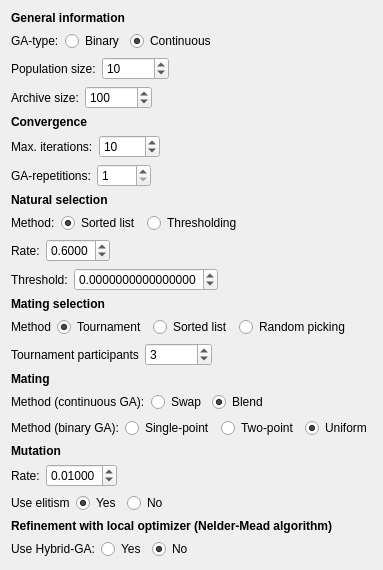
                    <widget class="QWidget" name="scrollAreaWidgetContents_3">
                     <property name="geometry">
                      <rect>
                       <x>0</x>
                       <y>0</y>
                       <width>316</width>
                       <height>522</height>
                      </rect>
                     </property>
                     <layout class="QVBoxLayout" name="verticalLayout_26">
                      <item>
                       <layout class="QVBoxLayout" name="verticalLayout_24">
                        <item>
                         <widget class="QLabel" name="label_38">
                          <property name="font">
                           <font>
                            <weight>75</weight>
                            <bold>true</bold>
                           </font>
                          </property>
                          <property name="text">
                           <string>General information</string>
                          </property>
                         </widget>
                        </item>
                        <item>
                         <layout class="QHBoxLayout" name="horizontalLayout_27">
                          <item>
                           <widget class="QLabel" name="label_39">
                            <property name="text">
                             <string>GA-type:</string>
                            </property>
                           </widget>
                          </item>
                          <item>
                           <widget class="QRadioButton" name="rb_id034">
                            <property name="text">
                             <string>Binary</string>
                            </property>
                            <attribute name="buttonGroup">
                             <string notr="true">buttonGroup_13</string>
                            </attribute>
                           </widget>
                          </item>
                          <item>
                           <widget class="QRadioButton" name="rb_id035">
                            <property name="text">
                             <string>Continuous</string>
                            </property>
                            <property name="checked">
                             <bool>true</bool>
                            </property>
                            <attribute name="buttonGroup">
                             <string notr="true">buttonGroup_13</string>
                            </attribute>
                           </widget>
                          </item>
                          <item>
                           <spacer name="horizontalSpacer_17">
                            <property name="orientation">
                             <enum>Qt::Horizontal</enum>
                            </property>
                            <property name="sizeHint" stdset="0">
                             <size>
                              <width>40</width>
                              <height>20</height>
                             </size>
                            </property>
                           </spacer>
                          </item>
                         </layout>
                        </item>
                        <item>
                         <layout class="QHBoxLayout" name="horizontalLayout_33">
                          <item>
                           <widget class="QLabel" name="label_47">
                            <property name="text">
                             <string>Population size:</string>
                            </property>
                           </widget>
                          </item>
                          <item>
                           <widget class="QSpinBox" name="sb_id009">
                            <property name="minimum">
                             <number>2</number>
                            </property>
                            <property name="maximum">
                             <number>999999999</number>
                            </property>
                            <property name="value">
                             <number>10</number>
                            </property>
                           </widget>
                          </item>
                          <item>
                           <spacer name="horizontalSpacer_23">
                            <property name="orientation">
                             <enum>Qt::Horizontal</enum>
                            </property>
                            <property name="sizeHint" stdset="0">
                             <size>
                              <width>40</width>
                              <height>20</height>
                             </size>
                            </property>
                           </spacer>
                          </item>
                         </layout>
                        </item>
                        <item>
                         <layout class="QHBoxLayout" name="horizontalLayout_110">
                          <item>
                           <widget class="QLabel" name="label_219">
                            <property name="text">
                             <string>Archive size:</string>
                            </property>
                           </widget>
                          </item>
                          <item>
                           <widget class="QSpinBox" name="sb_id017">
                            <property name="minimum">
                             <number>2</number>
                            </property>
                            <property name="maximum">
                             <number>999999999</number>
                            </property>
                            <property name="value">
                             <number>100</number>
                            </property>
                           </widget>
                          </item>
                          <item>
                           <spacer name="horizontalSpacer_72">
                            <property name="orientation">
                             <enum>Qt::Horizontal</enum>
                            </property>
                            <property name="sizeHint" stdset="0">
                             <size>
                              <width>40</width>
                              <height>20</height>
                             </size>
                            </property>
                           </spacer>
                          </item>
                         </layout>
                        </item>
                        <item>
                         <widget class="QLabel" name="label_40">
                          <property name="font">
                           <font>
                            <weight>75</weight>
                            <bold>true</bold>
                           </font>
                          </property>
                          <property name="text">
                           <string>Convergence</string>
                          </property>
                         </widget>
                        </item>
                        <item>
                         <layout class="QHBoxLayout" name="horizontalLayout_29">
                          <item>
                           <widget class="QLabel" name="label_42">
                            <property name="text">
                             <string>Max. iterations:</string>
                            </property>
                           </widget>
                          </item>
                          <item>
                           <widget class="QSpinBox" name="sb_id010">
                            <property name="minimum">
                             <number>2</number>
                            </property>
                            <property name="maximum">
                             <number>99999</number>
                            </property>
                            <property name="value">
                             <number>10</number>
                            </property>
                           </widget>
                          </item>
                          <item>
                           <spacer name="horizontalSpacer_19">
                            <property name="orientation">
                             <enum>Qt::Horizontal</enum>
                            </property>
                            <property name="sizeHint" stdset="0">
                             <size>
                              <width>40</width>
                              <height>20</height>
                             </size>
                            </property>
                           </spacer>
                          </item>
                         </layout>
                        </item>
                        <item>
                         <layout class="QHBoxLayout" name="horizontalLayout_30">
                          <item>
                           <widget class="QLabel" name="label_43">
                            <property name="text">
                             <string>GA-repetitions:</string>
                            </property>
                           </widget>
                          </item>
                          <item>
                           <widget class="QSpinBox" name="sb_id011">
                            <property name="minimum">
                             <number>1</number>
                            </property>
                            <property name="maximum">
                             <number>9999</number>
                            </property>
                           </widget>
                          </item>
                          <item>
                           <spacer name="horizontalSpacer_20">
                            <property name="orientation">
                             <enum>Qt::Horizontal</enum>
                            </property>
                            <property name="sizeHint" stdset="0">
                             <size>
                              <width>40</width>
                              <height>20</height>
                             </size>
                            </property>
                           </spacer>
                          </item>
                         </layout>
                        </item>
                        <item>
                         <widget class="QLabel" name="label_44">
                          <property name="font">
                           <font>
                            <weight>75</weight>
                            <bold>true</bold>
                           </font>
                          </property>
                          <property name="text">
                           <string>Natural selection</string>
                          </property>
                         </widget>
                        </item>
                        <item>
                         <layout class="QHBoxLayout" name="horizontalLayout_31">
                          <item>
                           <widget class="QLabel" name="label_45">
                            <property name="text">
                             <string>Method:</string>
                            </property>
                           </widget>
                          </item>
                          <item>
                           <widget class="QRadioButton" name="rb_id036">
                            <property name="text">
                             <string>Sorted list</string>
                            </property>
                            <property name="checked">
                             <bool>true</bool>
                            </property>
                            <attribute name="buttonGroup">
                             <string notr="true">buttonGroup_14</string>
                            </attribute>
                           </widget>
                          </item>
                          <item>
                           <widget class="QRadioButton" name="rb_id037">
                            <property name="text">
                             <string>Thresholding</string>
                            </property>
                            <attribute name="buttonGroup">
                             <string notr="true">buttonGroup_14</string>
                            </attribute>
                           </widget>
                          </item>
                          <item>
                           <spacer name="horizontalSpacer_21">
                            <property name="orientation">
                             <enum>Qt::Horizontal</enum>
                            </property>
                            <property name="sizeHint" stdset="0">
                             <size>
                              <width>40</width>
                              <height>20</height>
                             </size>
                            </property>
                           </spacer>
                          </item>
                         </layout>
                        </item>
                        <item>
                         <layout class="QHBoxLayout" name="horizontalLayout_32">
                          <item>
                           <widget class="QLabel" name="label_46">
                            <property name="text">
                             <string>Rate:</string>
                            </property>
                           </widget>
                          </item>
                          <item>
                           <widget class="QDoubleSpinBox" name="dsb_id009">
                            <property name="decimals">
                             <number>4</number>
                            </property>
                            <property name="maximum">
                             <double>1.000000000000000</double>
                            </property>
                            <property name="singleStep">
                             <double>0.100000000000000</double>
                            </property>
                            <property name="value">
                             <double>0.600000000000000</double>
                            </property>
                           </widget>
                          </item>
                          <item>
                           <spacer name="horizontalSpacer_22">
                            <property name="orientation">
                             <enum>Qt::Horizontal</enum>
                            </property>
                            <property name="sizeHint" stdset="0">
                             <size>
                              <width>40</width>
                              <height>20</height>
                             </size>
                            </property>
                           </spacer>
                          </item>
                         </layout>
                        </item>
                        <item>
                         <layout class="QHBoxLayout" name="horizontalLayout_28">
                          <item>
                           <widget class="QLabel" name="label_41">
                            <property name="text">
                             <string>Threshold:</string>
                            </property>
                           </widget>
                          </item>
                          <item>
                           <widget class="QDoubleSpinBox" name="dsb_id010">
                            <property name="decimals">
                             <number>16</number>
                            </property>
                            <property name="minimum">
                             <double>-9999999999999999583119736832.000000000000000</double>
                            </property>
                            <property name="maximum">
                             <double>9999999999999999583119736832.000000000000000</double>
                            </property>
                           </widget>
                          </item>
                          <item>
                           <spacer name="horizontalSpacer_18">
                            <property name="orientation">
                             <enum>Qt::Horizontal</enum>
                            </property>
                            <property name="sizeHint" stdset="0">
                             <size>
                              <width>40</width>
                              <height>20</height>
                             </size>
                            </property>
                           </spacer>
                          </item>
                         </layout>
                        </item>
                        <item>
                         <widget class="QLabel" name="label_52">
                          <property name="font">
                           <font>
                            <weight>75</weight>
                            <bold>true</bold>
                           </font>
                          </property>
                          <property name="text">
                           <string>Mating selection</string>
                          </property>
                         </widget>
                        </item>
                        <item>
                         <layout class="QHBoxLayout" name="horizontalLayout_37">
                          <item>
                           <widget class="QLabel" name="label_53">
                            <property name="text">
                             <string>Method</string>
                            </property>
                           </widget>
                          </item>
                          <item>
                           <widget class="QRadioButton" name="rb_id038">
                            <property name="text">
                             <string>Tournament</string>
                            </property>
                            <property name="checked">
                             <bool>true</bool>
                            </property>
                            <attribute name="buttonGroup">
                             <string notr="true">buttonGroup_17</string>
                            </attribute>
                           </widget>
                          </item>
                          <item>
                           <widget class="QRadioButton" name="rb_id039">
                            <property name="text">
                             <string>Sorted list</string>
                            </property>
                            <attribute name="buttonGroup">
                             <string notr="true">buttonGroup_17</string>
                            </attribute>
                           </widget>
                          </item>
                          <item>
                           <widget class="QRadioButton" name="rb_id040">
                            <property name="text">
                             <string>Random picking</string>
                            </property>
                            <attribute name="buttonGroup">
                             <string notr="true">buttonGroup_17</string>
                            </attribute>
                           </widget>
                          </item>
                          <item>
                           <spacer name="horizontalSpacer_27">
                            <property name="orientation">
                             <enum>Qt::Horizontal</enum>
                            </property>
                            <property name="sizeHint" stdset="0">
                             <size>
                              <width>40</width>
                              <height>20</height>
                             </size>
                            </property>
                           </spacer>
                          </item>
                         </layout>
                        </item>
                        <item>
                         <layout class="QHBoxLayout" name="horizontalLayout_36">
                          <item>
                           <widget class="QLabel" name="label_51">
                            <property name="text">
                             <string>Tournament participants</string>
                            </property>
                           </widget>
                          </item>
                          <item>
                           <widget class="QSpinBox" name="sb_id012">
                            <property name="minimum">
                             <number>2</number>
                            </property>
                            <property name="maximum">
                             <number>9999999</number>
                            </property>
                            <property name="value">
                             <number>3</number>
                            </property>
                           </widget>
                          </item>
                          <item>
                           <spacer name="horizontalSpacer_26">
                            <property name="orientation">
                             <enum>Qt::Horizontal</enum>
                            </property>
                            <property name="sizeHint" stdset="0">
                             <size>
                              <width>40</width>
                              <height>20</height>
                             </size>
                            </property>
                           </spacer>
                          </item>
                         </layout>
                        </item>
                        <item>
                         <widget class="QLabel" name="label_48">
                          <property name="font">
                           <font>
                            <weight>75</weight>
                            <bold>true</bold>
                           </font>
                          </property>
                          <property name="text">
                           <string>Mating</string>
                          </property>
                         </widget>
                        </item>
                        <item>
                         <layout class="QHBoxLayout" name="horizontalLayout_35">
                          <item>
                           <widget class="QLabel" name="label_50">
                            <property name="text">
                             <string>Method (continuous GA):</string>
                            </property>
                           </widget>
                          </item>
                          <item>
                           <widget class="QRadioButton" name="rb_id041">
                            <property name="text">
                             <string>Swap</string>
                            </property>
                            <attribute name="buttonGroup">
                             <string notr="true">buttonGroup_15</string>
                            </attribute>
                           </widget>
                          </item>
                          <item>
                           <widget class="QRadioButton" name="rb_id042">
                            <property name="text">
                             <string>Blend</string>
                            </property>
                            <property name="checked">
                             <bool>true</bool>
                            </property>
                            <attribute name="buttonGroup">
                             <string notr="true">buttonGroup_15</string>
                            </attribute>
                           </widget>
                          </item>
                          <item>
                           <spacer name="horizontalSpacer_25">
                            <property name="orientation">
                             <enum>Qt::Horizontal</enum>
                            </property>
                            <property name="sizeHint" stdset="0">
                             <size>
                              <width>40</width>
                              <height>20</height>
                             </size>
                            </property>
                           </spacer>
                          </item>
                         </layout>
                        </item>
                        <item>
                         <layout class="QHBoxLayout" name="horizontalLayout_34">
                          <item>
                           <widget class="QLabel" name="label_49">
                            <property name="text">
                             <string>Method (binary GA):</string>
                            </property>
                           </widget>
                          </item>
                          <item>
                           <widget class="QRadioButton" name="rb_id043">
                            <property name="text">
                             <string>Single-point</string>
                            </property>
                            <attribute name="buttonGroup">
                             <string notr="true">buttonGroup_16</string>
                            </attribute>
                           </widget>
                          </item>
                          <item>
                           <widget class="QRadioButton" name="rb_id044">
                            <property name="text">
                             <string>Two-point</string>
                            </property>
                            <attribute name="buttonGroup">
                             <string notr="true">buttonGroup_16</string>
                            </attribute>
                           </widget>
                          </item>
                          <item>
                           <widget class="QRadioButton" name="rb_id045">
                            <property name="text">
                             <string>Uniform</string>
                            </property>
                            <property name="checked">
                             <bool>true</bool>
                            </property>
                            <attribute name="buttonGroup">
                             <string notr="true">buttonGroup_16</string>
                            </attribute>
                           </widget>
                          </item>
                          <item>
                           <spacer name="horizontalSpacer_24">
                            <property name="orientation">
                             <enum>Qt::Horizontal</enum>
                            </property>
                            <property name="sizeHint" stdset="0">
                             <size>
                              <width>40</width>
                              <height>20</height>
                             </size>
                            </property>
                           </spacer>
                          </item>
                         </layout>
                        </item>
                        <item>
                         <widget class="QLabel" name="label_54">
                          <property name="font">
                           <font>
                            <weight>75</weight>
                            <bold>true</bold>
                           </font>
                          </property>
                          <property name="text">
                           <string>Mutation</string>
                          </property>
                         </widget>
                        </item>
                        <item>
                         <layout class="QHBoxLayout" name="horizontalLayout_38">
                          <item>
                           <widget class="QLabel" name="label_55">
                            <property name="text">
                             <string>Rate:</string>
                            </property>
                           </widget>
                          </item>
                          <item>
                           <widget class="QDoubleSpinBox" name="dsb_id011">
                            <property name="decimals">
                             <number>5</number>
                            </property>
                            <property name="maximum">
                             <double>1.000000000000000</double>
                            </property>
                            <property name="singleStep">
                             <double>0.010000000000000</double>
                            </property>
                            <property name="value">
                             <double>0.010000000000000</double>
                            </property>
                           </widget>
                          </item>
                          <item>
                           <spacer name="horizontalSpacer_28">
                            <property name="orientation">
                             <enum>Qt::Horizontal</enum>
                            </property>
                            <property name="sizeHint" stdset="0">
                             <size>
                              <width>40</width>
                              <height>20</height>
                             </size>
                            </property>
                           </spacer>
                          </item>
                         </layout>
                        </item>
                        <item>
                         <layout class="QHBoxLayout" name="horizontalLayout_39">
                          <item>
                           <widget class="QLabel" name="label_56">
                            <property name="text">
                             <string>Use elitism</string>
                            </property>
                           </widget>
                          </item>
                          <item>
                           <widget class="QRadioButton" name="rb_id046">
                            <property name="text">
                             <string>Yes</string>
                            </property>
                            <property name="checked">
                             <bool>true</bool>
                            </property>
                            <attribute name="buttonGroup">
                             <string notr="true">buttonGroup_18</string>
                            </attribute>
                           </widget>
                          </item>
                          <item>
                           <widget class="QRadioButton" name="rb_id047">
                            <property name="text">
                             <string>No</string>
                            </property>
                            <attribute name="buttonGroup">
                             <string notr="true">buttonGroup_18</string>
                            </attribute>
                           </widget>
                          </item>
                          <item>
                           <spacer name="horizontalSpacer_29">
                            <property name="orientation">
                             <enum>Qt::Horizontal</enum>
                            </property>
                            <property name="sizeHint" stdset="0">
                             <size>
                              <width>40</width>
                              <height>20</height>
                             </size>
                            </property>
                           </spacer>
                          </item>
                         </layout>
                        </item>
                        <item>
                         <widget class="QLabel" name="label_57">
                          <property name="font">
                           <font>
                            <weight>75</weight>
                            <bold>true</bold>
                           </font>
                          </property>
                          <property name="text">
                           <string>Refinement with local optimizer (Nelder-Mead algorithm)</string>
                          </property>
                         </widget>
                        </item>
                        <item>
                         <layout class="QHBoxLayout" name="horizontalLayout_40">
                          <item>
                           <widget class="QLabel" name="label_58">
                            <property name="text">
                             <string>Use Hybrid-GA:</string>
                            </property>
                           </widget>
                          </item>
                          <item>
                           <widget class="QRadioButton" name="rb_id048">
                            <property name="text">
                             <string>Yes</string>
                            </property>
                            <attribute name="buttonGroup">
                             <string notr="true">buttonGroup_19</string>
                            </attribute>
                           </widget>
                          </item>
                          <item>
                           <widget class="QRadioButton" name="rb_id049">
                            <property name="text">
                             <string>No</string>
                            </property>
                            <property name="checked">
                             <bool>true</bool>
                            </property>
                            <attribute name="buttonGroup">
                             <string notr="true">buttonGroup_19</string>
                            </attribute>
                           </widget>
                          </item>
                          <item>
                           <spacer name="horizontalSpacer_30">
                            <property name="orientation">
                             <enum>Qt::Horizontal</enum>
                            </property>
                            <property name="sizeHint" stdset="0">
                             <size>
                              <width>40</width>
                              <height>20</height>
                             </size>
                            </property>
                           </spacer>
                          </item>
                         </layout>
                        </item>
                       </layout>
                      </item>
                     </layout>
                    </widget>
